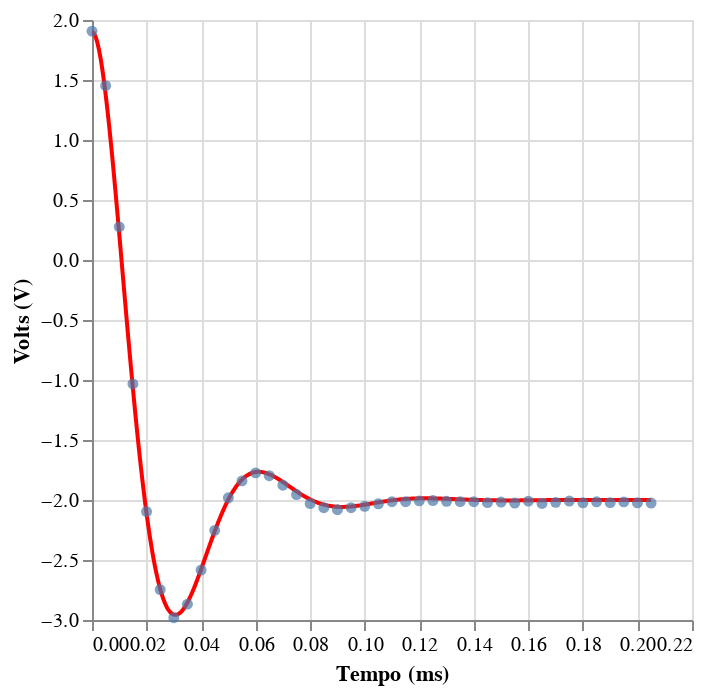

Notebook code cell kept with this figure:
### Code cell
import pandas as pd
import numpy as np
from matplotlib import pyplot as plt
from scipy.optimize import curve_fit

data_path = "RLC-01.csv"

df = pd.read_csv(data_path)

def func(t, Voff, V_max, alfa, omega):
    beta = np.sqrt(omega**2 - alfa**2)
    return V_max * np.exp(-alfa * t) * (np.cos(beta * t) + (alfa / beta) * np.sin(beta * t)) + Voff

id_min, id_max = 0, 40
tempo = df['Time'].loc[id_min:id_max + 1].values
ddv = df['U_b'].loc[id_min:id_max + 1].values
arg = [-2,3.9,46000,112673]

tempo = tempo - tempo[0]

par_optimize, cov = curve_fit(
        func, tempo, ddv, p0=[arg[0], arg[1], arg[2],arg[3]], maxfev=100000
    )
print(par_optimize)
voff,vmax,alfa,omega = par_optimize
print(np.sqrt(np.diag(cov)))

x_data = np.linspace(tempo[0],tempo[-1],1000)
y_data = func(x_data,-2,3.9,46000,112673)

data = pd.DataFrame()
data["Time"] = x_data * 1000
data["U_b"] = y_data

pontos = pd.DataFrame()
pontos["Time"] = tempo * 1000
pontos["U_b"] = ddv



q =alt.Chart(data).mark_line(color="red").encode(
    x = "Time",
    y = "U_b"
)

p =alt.Chart(pontos).mark_circle().encode(
    alt.X("Time",title = "Tempo (ms)"),
    alt.Y("U_b", title = "Volts (V)")
)

12500,42500,72500
df["Time"] -= df["Time"][0]
df["Time"] *= 1000

j = alt.Chart(df).mark_line().encode(
    alt.X("Time", title = "Tempo (ms)"),
    alt.Y("U_b", title = "Tensão (V)")
)

q+p

with open("data_rlc(0).txt", "w") as f:
    # Escrevendo a matriz de covariância
    f.write("Matriz de Covariância:\n")
    f.write(f"{cov}\n\n")
    
    # Escrevendo as incertezas
    f.write("Incertezas:\n")
    f.write(f"Voff: {np.sqrt(np.diag(cov))[0]}\n")
    f.write(f"V_max: {np.sqrt(np.diag(cov))[1]}\n")
    f.write(f"alpha: {np.sqrt(np.diag(cov))[2]}\n")
    f.write(f"omega: {np.sqrt(np.diag(cov))[3]}\n\n")
    
    # Escrevendo os valores calculados
    f.write("Valores calculados:\n")
    f.write(f"Voff: {voff}\n")
    f.write(f"V_max: {vmax}\n")
    f.write(f"alpha: {alfa}\n")
    f.write(f"omega: {omega}\n")

q+p

### Figure 1 — Vega-Lite specification as saved in the notebook (floating-point values rounded to 4 significant figures; data arrays with more than 128 entries replaced by an {"elided": "..."} marker saying what was removed)
{"config": {"view": {"continuousWidth": 300, "continuousHeight": 300}}, "layer": [{"data": {"name": "data-670c2e872d3b672719959f942dbf75be"}, "mark": {"type": "line", "color": "red"}, "encoding": {"x": {"field": "Time", "type": "quantitative"}, "y": {"field": "U_b", "type": "quantitative"}}}, {"data": {"name": "data-69ed782a6d16c3af1bf62272ac95ae20"}, "mark": {"type": "circle"}, "encoding": {"x": {"field": "Time", "title": "Tempo (ms)", "type": "quantitative"}, "y": {"field": "U_b", "title": "Volts (V)", "type": "quantitative"}}}], "$schema": "https://vega.github.io/schema/vega-lite/v5.20.1.json", "datasets": {"data-670c2e872d3b672719959f942dbf75be": {"elided": "1000 records"}, "data-69ed782a6d16c3af1bf62272ac95ae20": [{"Time": 0.0, "U_b": 1.907}, {"Time": 0.005, "U_b": 1.453}, {"Time": 0.01, "U_b": 0.2757}, {"Time": 0.015, "U_b": -1.033}, {"Time": 0.02, "U_b": -2.096}, {"Time": 0.025, "U_b": -2.746}, {"Time": 0.03, "U_b": -2.981}, {"Time": 0.035, "U_b": -2.868}, {"Time": 0.04, "U_b": -2.584}, {"Time": 0.045, "U_b": -2.253}, {"Time": 0.05, "U_b": -1.982}, {"Time": 0.055, "U_b": -1.841}, {"Time": 0.06, "U_b": -1.774}, {"Time": 0.065, "U_b": -1.797}, {"Time": 0.07, "U_b": -1.877}, {"Time": 0.075, "U_b": -1.955}, {"Time": 0.08, "U_b": -2.03}, {"Time": 0.085, "U_b": -2.064}, {"Time": 0.09, "U_b": -2.08}, {"Time": 0.095, "U_b": -2.064}, {"Time": 0.1, "U_b": -2.053}, {"Time": 0.105, "U_b": -2.032}, {"Time": 0.11, "U_b": -2.014}, {"Time": 0.115, "U_b": -2.015}, {"Time": 0.12, "U_b": -2.007}, {"Time": 0.125, "U_b": -2.005}, {"Time": 0.13, "U_b": -2.011}, {"Time": 0.135, "U_b": -2.013}, {"Time": 0.14, "U_b": -2.014}, {"Time": 0.145, "U_b": -2.022}, {"Time": 0.15, "U_b": -2.017}, {"Time": 0.155, "U_b": -2.025}, {"Time": 0.16, "U_b": -2.009}, {"Time": 0.165, "U_b": -2.029}, {"Time": 0.17, "U_b": -2.02}, {"Time": 0.175, "U_b": -2.009}, {"Time": 0.18, "U_b": -2.023}, {"Time": 0.185, "U_b": -2.015}, {"Time": 0.19, "U_b": -2.022}, {"Time": 0.195, "U_b": -2.016}, {"Time": 0.2, "U_b": -2.023}, {"Time": 0.205, "U_b": -2.025}]}}
